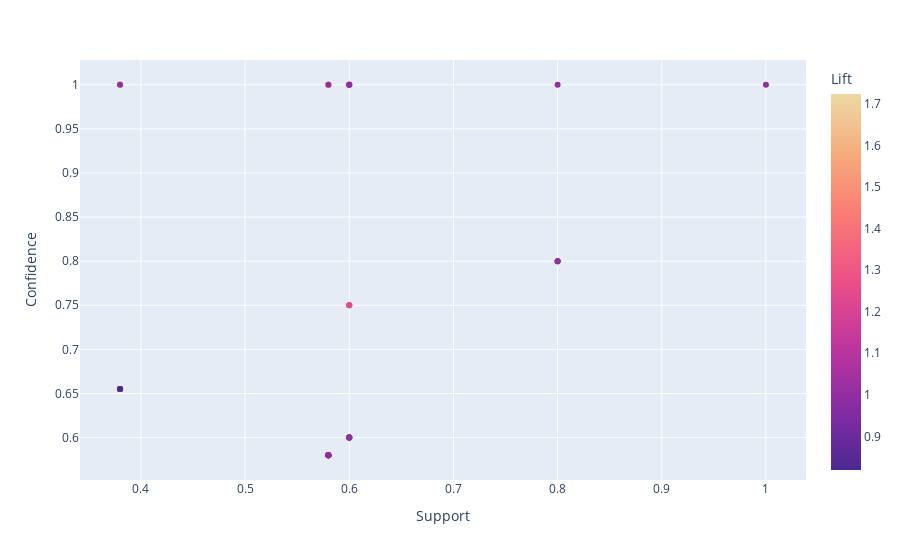

Write notebook code for a chart like this one.
### Code cell
Rules_B = list(apriori(Nephritis_of_renal_pelvis_origin, min_support=0.2, min_confidence=0.5))
associationRules_B = utils.extract(Rules_B)
rules_df2 = pd.DataFrame(associationRules_B, columns=['LHS', 'RHS', 'Support', 'Confidence', 'Lift'])

fig = px.scatter(rules_df2, x='Support', y='Confidence', color='Lift',
                 hover_data=['LHS', 'RHS'], color_continuous_scale='agsunset')
fig.show()

### Figure 1 — Plotly figure (JSON) as saved in the notebook; plotly's stock layout.template omitted (floating-point values rounded to 4 significant figures; data arrays with more than 128 entries replaced by an {"elided": "..."} marker saying what was removed)
{"data": [{"customdata": {"elided": "61 rows, 164 str values in total"}, "hovertemplate": "Support=%{x}<br>Confidence=%{y}<br>LHS=%{customdata[0]}<br>RHS=%{customdata[1]}<br>Lift=%{marker.color}<extra></extra>", "legendgroup": "", "marker": {"color": [1, 1, 1, 1, 1, 1, 1, 1, 1, 1.25, 1.25, 1, 1, 1, 1, 1, 1, 1, 1, 1, 1, 1.724, 1.724, 0.819, 0.819, 1, 1.25, 1, 1.25, 1.25, 1, 1.25, 1, 1, 1.724, 1.724, 1.724, 1.724, 1, 0.819, 0.819, 1, 0.819, 0.819, 1, 1.724, 1.724, 0.819, 1.724, 1.724, 1.724, 1.724, 1.724, 1.724, 0.819, 1.724, 1.724, 0.819, 1.724, 1.724, 1], "coloraxis": "coloraxis", "symbol": "circle"}, "mode": "markers", "name": "", "orientation": "v", "showlegend": false, "type": "scatter", "x": [0.6, 1, 0.58, 0.58, 0.8, 0.6, 0.6, 0.6, 0.6, 0.6, 0.6, 0.58, 0.58, 0.58, 0.58, 0.58, 0.58, 0.8, 0.8, 0.8, 0.58, 0.58, 0.58, 0.38, 0.38, 0.6, 0.6, 0.6, 0.6, 0.6, 0.6, 0.6, 0.58, 0.58, 0.58, 0.58, 0.58, 0.58, 0.58, 0.38, 0.38, 0.38, 0.38, 0.38, 0.38, 0.38, 0.38, 0.38, 0.38, 0.38, 0.38, 0.38, 0.38, 0.38, 0.38, 0.38, 0.38, 0.38, 0.38, 0.38, 0.38], "xaxis": "x", "y": [0.6, 1, 0.58, 0.58, 0.8, 0.6, 1, 0.6, 0.6, 1, 0.75, 0.58, 0.58, 1, 0.58, 0.58, 1, 0.8, 0.8, 1, 0.58, 1, 1, 0.6552, 0.6552, 0.6, 1, 0.6, 0.75, 1, 1, 0.75, 0.58, 0.58, 1, 1, 1, 1, 1, 0.6552, 0.6552, 1, 0.6552, 0.6552, 1, 0.6552, 0.6552, 0.6552, 1, 1, 0.6552, 0.6552, 0.6552, 0.6552, 0.6552, 1, 1, 0.6552, 1, 1, 1], "yaxis": "y"}], "layout": {"coloraxis": {"colorbar": {"title": {"text": "Lift"}}, "colorscale": [[0, "rgb(75, 41, 145)"], [0.1667, "rgb(135, 44, 162)"], [0.3333, "rgb(192, 54, 157)"], [0.5, "rgb(234, 79, 136)"], [0.6667, "rgb(250, 120, 118)"], [0.8333, "rgb(246, 169, 122)"], [1, "rgb(237, 217, 163)"]]}, "legend": {"tracegroupgap": 0}, "margin": {"t": 60}, "xaxis": {"anchor": "y", "domain": [0, 1], "title": {"text": "Support"}}, "yaxis": {"anchor": "x", "domain": [0, 1], "title": {"text": "Confidence"}}}}
